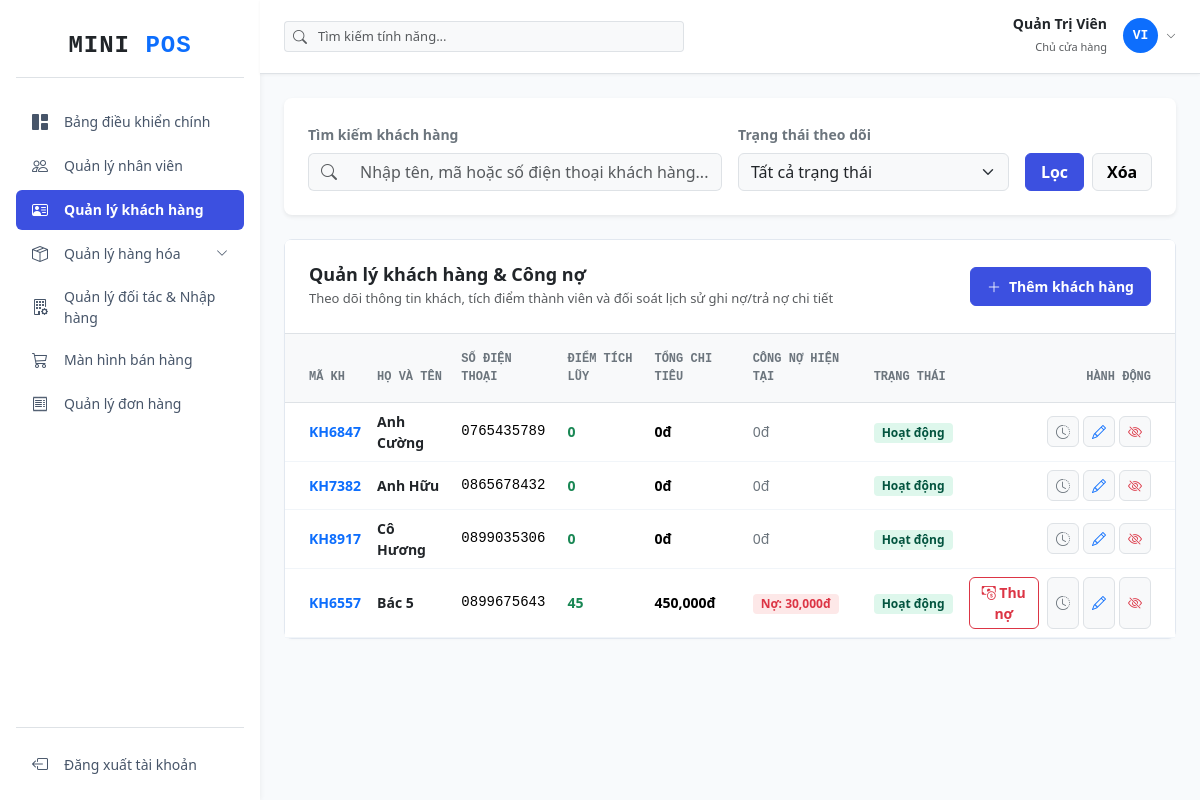
Page /customer/index (signed in) on the committed database.
### tables this page shows
CREATE TABLE `customers` (
  `id` int NOT NULL AUTO_INCREMENT,
  `customer_code` varchar(20) NOT NULL,
  `full_name` varchar(100) NOT NULL,
  `phone` varchar(20) NOT NULL,
  `email` varchar(100) DEFAULT NULL,
  `gender` enum('male','female','other') DEFAULT 'other',
  `date_of_birth` date DEFAULT NULL,
  `address` text,
  `points` int DEFAULT '0',
  `total_spent` decimal(15,2) DEFAULT '0.00',
  `debt` decimal(15,2) DEFAULT '0.00',
  `status` tinyint(1) DEFAULT '1',
  `note` text,
  `created_at` timestamp NULL DEFAULT CURRENT_TIMESTAMP,
  `updated_at` timestamp NULL DEFAULT CURRENT_TIMESTAMP ON UPDATE CURRENT_TIMESTAMP,
  PRIMARY KEY (`id`),
  UNIQUE KEY `customer_code` (`customer_code`)
);

### controllers/CustomerController.php (called while the page is built, shortened)
<?php
require_once 'models/CustomerModel.php';
class CustomerController
{
    private $customerModel;
    public function __construct()
    {
        $database = new Database();
        $this->db = $database->getConnection();
        $this->customerModel = new CustomerModel($this->db);
    }
    public function index()
    {
        $search = isset($_GET['search']) ? trim($_GET['search']) : '';
        $status = (isset($_GET['status']) && $_GET['status'] !== '') ? (int)$_GET['status'] : null;
        $current_page = isset($_GET['page']) ? (int)$_GET['page'] : 1;
        $limit = 10;
        $offset = ($current_page - 1) * $limit;
        $customers = $this->customerModel->getCustomersWithFilter($search, $status, $limit, $offset);
        foreach ($customers as $key => $customer) {
            $customers[$key]['history'] = $this->customerModel->getDebtHistory($customer['id']);
        }
        require_once 'views/customers/index.php';
    }
}

### config/database.php (called while the page is built, shortened)
<?php
class Database
{
    private $host = DB_HOST;
    private $port = DB_PORT;
    private $db_name = DB_NAME;
    private $username = DB_USER;
    private $password = DB_PASS;
    public function getConnection()
    {
        $this->conn = null;
        try {
            $this->conn = new PDO("mysql:host=" . $this->host . ";port=" . $this->port . ";dbname=" . $this->db_name, $this->username, $this->password);
            $this->conn->setAttribute(PDO::ATTR_ERRMODE, PDO::ERRMODE_EXCEPTION);
            $this->conn->exec("set names utf8");
        } catch (PDOException $exception) {
            echo "Connection error: " . $exception->getMessage();
        }
        return $this->conn;
    }
}

### models/CustomerModel.php (called while the page is built, shortened)
<?php
class CustomerModel
{
    private $conn;
    private $table_name = "customers";
    public function __construct($db)
    {
        $this->conn = $db;
    }
    public function getCustomersWithFilter($search, $status, $limit, $offset)
    {
        $query = "SELECT * FROM " . $this->table_name . " WHERE 1=1";
        $query .= " ORDER BY id DESC LIMIT :limit OFFSET :offset";
        $stmt = $this->conn->prepare($query);
        $stmt->bindParam(':limit', $limit, PDO::PARAM_INT);
        $stmt->bindParam(':offset', $offset, PDO::PARAM_INT);
        $stmt->execute();
        return $stmt->fetchAll(PDO::FETCH_ASSOC);
    }
    public function getDebtHistory($customer_id)
    {
        $query = "SELECT d.*, u.full_name as staff_name FROM customer_debts d
                  JOIN users u ON d.user_id = u.id
                  WHERE d.customer_id = :customer_id ORDER BY d.id DESC";
        $stmt = $this->conn->prepare($query);
        $stmt->bindParam(':customer_id', $customer_id, PDO::PARAM_INT);
        $stmt->execute();
        return $stmt->fetchAll(PDO::FETCH_ASSOC);
    }
}

### views/customers/index.php (the view, shortened to what this page needs)
<?php require_once 'views/layout/header.php'; ?>
<div class="card card-custom bg-white border-0 shadow-sm rounded-3 mb-4">
    <div class="card-body p-4">
        <form action="/customer/index" method="GET" class="row g-3 align-items-end" novalidate>
            <div class="col-md-6">
                <label class="form-label small fw-semibold text-secondary">Tìm kiếm khách hàng</label>
                <div class="input-group">
                    <span class="input-group-text bg-light border-end-0 text-muted"><i class="bi bi-search"></i></span>
                    <input type="text" class="form-control bg-light border-start-0 shadow-none" name="search"
                        placeholder="Nhập tên, mã hoặc số điện thoại khách hàng..."
                        value="<?php echo isset($_GET['search']) ? htmlspecialchars($_GET['search']) : ''; ?>">
                </div>
            </div>
            <div class="col-md-4">
                <label class="form-label small fw-semibold text-secondary">Trạng thái theo dõi</label>
                <select class="form-select bg-light shadow-none" name="status">
                    <option value="">Tất cả trạng thái</option>
                </select>
            </div>
            <div class="col-md-2 d-flex gap-2">
                <button type="submit" class="btn btn-primary w-100 fw-semibold shadow-none"
                    style="background-color: #3c50e0; border-color: #3c50e0;">Lọc</button>
                <a href="/customer/index" class="btn btn-light border w-100 fw-semibold shadow-none">Xóa</a>
            </div>
        </form>
    </div>
</div>
<div class="card card-custom bg-white">
    <div class="card-header bg-white border-bottom p-4 d-flex justify-content-between align-items-center">
        <div>
            <h4 class="fw-bold text-dark mb-1" style="font-size: 18px;">Quản lý khách hàng & Công nợ</h4>
            <p class="text-muted small mb-0" style="font-size: 13px;">Theo dõi thông tin khách, tích điểm thành viên và
                đối soát lịch sử ghi nợ/trả nợ chi tiết</p>
        </div>
        <button class="btn btn-primary fw-semibold px-3 py-2 rounded-2 d-flex align-items-center gap-2 shadow-none"
            style="background-color: #3c50e0; border-color: #3c50e0; font-size: 14px;" data-bs-toggle="modal"
            data-bs-target="#addCustomerModal">
            <i class="bi bi-plus-lg"></i> Thêm khách hàng
        </button>
    </div>
    <div class="card-body p-0">
        <div class="table-responsive">
            <table class="table table-hover align-middle mb-0">
                <thead class="table-light text-secondary font-monospace small border-bottom"
                    style="background-color: #f8fafc;">
                    <tr>
                        <th class="ps-4 py-3 text-secondary" style="font-size: 12px;">MÃ KH</th>
                        <th class="py-3 text-secondary" style="font-size: 12px;">HỌ VÀ TÊN</th>
                        <th class="py-3 text-secondary" style="font-size: 12px;">SỐ ĐIỆN THOẠI</th>
                        <th class="py-3 text-secondary" style="font-size: 12px;">ĐIỂM TÍCH LŨY</th>
                        <th class="py-3 text-secondary" style="font-size: 12px;">TỔNG CHI TIÊU</th>
                        <th class="py-3 text-secondary" style="font-size: 12px;">CÔNG NỢ HIỆN TẠI</th>
                        <th class="py-3 text-secondary" style="font-size: 12px;">TRẠNG THÁI</th>
                        <th class="text-end pe-4 py-3 text-secondary" style="font-size: 12px;">HÀNH ĐỘNG</th>
                    </tr>
                </thead>
                <tbody class="text-dark" style="font-size: 14px;">
                    <?php if (isset($customers) && is_array($customers) && count($customers) > 0): ?>
                    <?php foreach ($customers as $customer): ?>
                    <tr style="border-bottom: 1px solid #f1f5f9;" id="customer-row-<?php echo $customer['id']; ?>">
                        <td class="ps-4 fw-bold text-primary"><?php echo $customer['customer_code']; ?></td>
                        <td class="fw-semibold text-dark"><?php echo $customer['full_name']; ?></td>
                        <td class="font-monospace"><?php echo $customer['phone']; ?></td>
                        <td class="fw-bold text-success"><?php echo number_format($customer['points']); ?></td>
                        <td class="fw-semibold">
                            <?php echo number_format((float)$customer['total_spent'], 0, '.', ','); ?>đ</td>
                        <td>
                            <?php if ((float)$customer['debt'] > 0): ?>
                            <span class="badge rounded-1 px-2 py-1 fw-bold text-danger"
                                style="background-color: #fde8e8; font-size: 12px;">
                                Nợ: <?php echo number_format((float)$customer['debt'], 0, '.', ','); ?>đ
                            </span>
                            <?php else: ?>
                            <span class="text-secondary">0đ</span>
                            <?php endif; ?>
                        </td>
                        <td>
                            <span class="badge rounded-1 px-2 py-1"
                                style="<?php echo $customer['status'] == 1 ? 'background-color: #def7ec; color: #03543f; font-size: 12px;' : 'background-color: #f3f4f6; color: #4b5563; font-size: 12px;'; ?>">
                                <?php echo $customer['status'] == 1 ? 'Hoạt động' : 'Ngừng theo dõi'; ?>
                            </span>
                        </td>
                        <td class="text-end pe-4">
                            <div class="d-flex justify-content-end gap-1">
                                <?php if ((float)$customer['debt'] > 0): ?>
                                <button
                                    class="btn btn-sm btn-outline-danger rounded-2 px-2 py-1 small fw-bold shadow-none me-1 btn-paydebt-trigger"
                                    data-bs-toggle="modal"
                                    data-bs-target="#payDebtModal<?php echo $customer['id']; ?>"><i
                                        class="bi bi-cash-coin"></i> Thu nợ</button>
                                <?php endif; ?>
                                <button class="btn btn-sm btn-light text-secondary border rounded-2 px-2 shadow-none"
                                    data-bs-toggle="modal"
                                    data-bs-target="#viewCustomerModal<?php echo $customer['id']; ?>"><i
                                        class="bi bi-clock-history"></i></button>
                                <button class="btn btn-sm btn-light text-primary border rounded-2 px-2 shadow-none"
                                    data-bs-toggle="modal"
                                    data-bs-target="#editCustomerModal<?php echo $customer['id']; ?>"><i
                                        class="bi bi-pencil"></i></button>
                                <button
                                    class="btn btn-sm border rounded-2 px-2 shadow-none <?php echo $customer['status'] == 1 ? 'btn-light text-danger' : 'btn-light text-success'; ?>"
                                    data-bs-toggle="modal"
                                    data-bs-target="#toggleStatusModal<?php echo $customer['id']; ?>"><i
                                        class="bi <?php echo $customer['status'] == 1 ? 'bi-eye-slash' : 'bi-eye'; ?>"></i></button>
                            </div>
                        </td>
                    </tr>
                    <?php endforeach; ?>
                    <?php endif; ?>
                </tbody>
            </table>
        </div>
    </div>
</div>
<?php require_once 'views/layout/footer.php'; ?>

### views/layout/header.php (style rules this page uses)
body { background-color: #f1f5f9; font-family: 'Segoe UI', system-ui, sans-serif; }
.card-custom { border: 1px solid #e2e8f0; border-radius: 8px; box-shadow: 0 1px 3px rgba(0, 0, 0, 0.02); }

### rows in the picture
customers: customer_code "KH6847", full_name "Anh Cường", phone "0765435789", points "0", total_spent "0", debt "0đ", status "Hoạt động"
customers: customer_code "KH7382", full_name "Anh Hữu", phone "0865678432", points "0", total_spent "0", debt "0đ", status "Hoạt động"
customers: customer_code "KH8917", full_name "Cô Hương", phone "0899035306", points "0", total_spent "0", debt "0đ", status "Hoạt động"
customers: customer_code "KH6557", full_name "Bác 5", phone "0899675643", points "45", total_spent "450,000", debt "30,000", status "Hoạt động"

### other values in the picture
$_SESSION['full_name'] "Quản Trị Viên"
substr(end($words), 0, 2) "VI"
